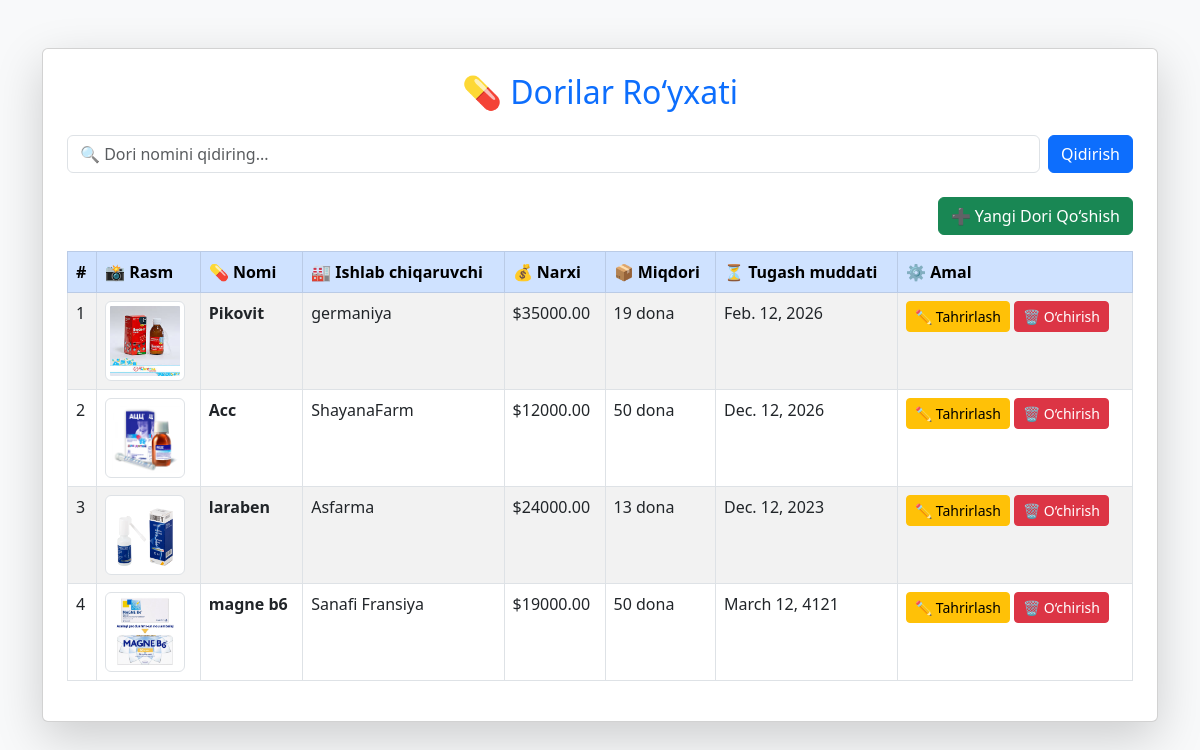
The page /list/ on the database as committed earlier.
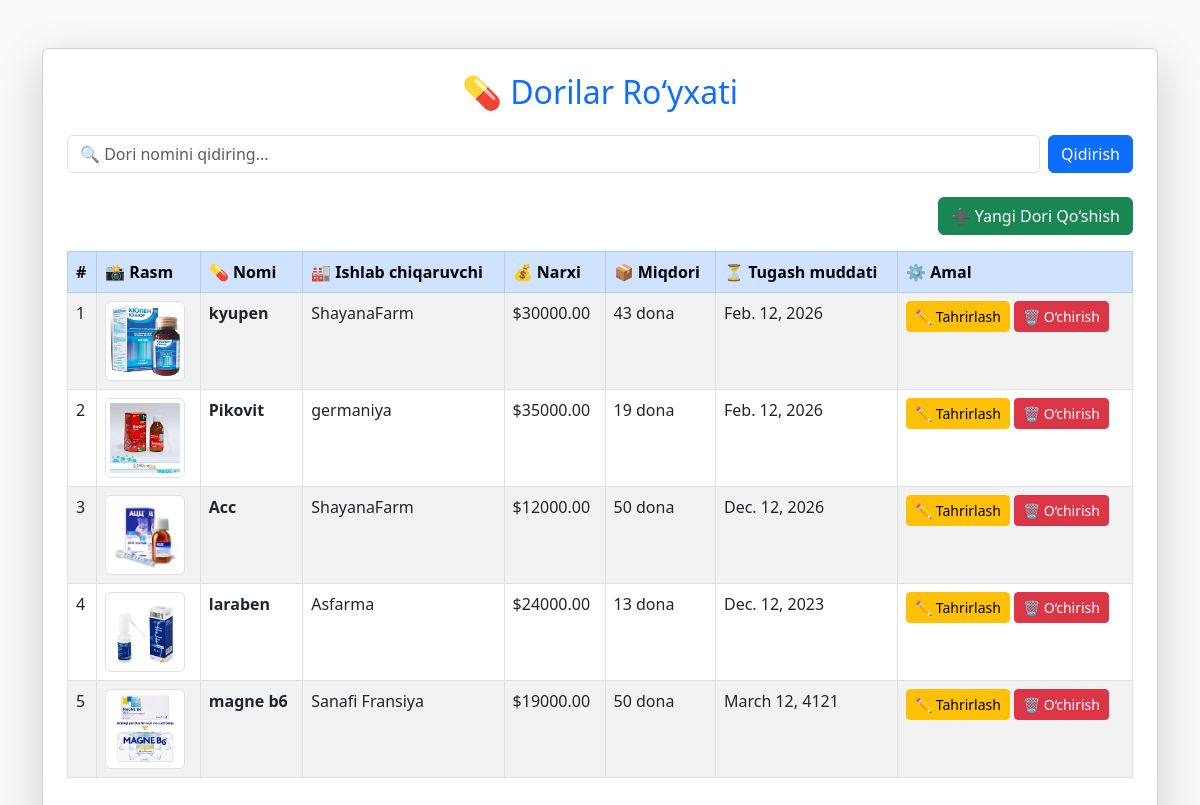
The same page on the database as committed later.
### dorilar_a/models.py (models this page shows, shortened)
class Dori(models.Model):
    make = models.CharField(max_length=20)
    nomi = models.CharField(max_length=30)
    price = models.DecimalField(max_digits=20, decimal_places=2)
    xususiyat = models.TextField()
    miqdori = models.PositiveIntegerField()
    chiqarilgan_vaqt = models.DateField(auto_now_add=True)
    tugash_muddati = models.DateField()
    create_at = models.DateTimeField(auto_now_add=True)
    image = models.ImageField(upload_to='dorilar/', blank=True, null=True)
    class Meta:
        ordering = ['-create_at']
        verbose_name = 'Dori'

### dorilar_a/views.py (the view)
# urls.py: path('list/', DoriList.as_view(), name='dori-list'),
class DoriList(View):
    def get(self, request):
        t = request.GET.get('t')
        dorilar = Dori.objects.filter(nomi__icontains=t) if t else Dori.objects.all()
        return render(request, 'dori_list.html', {'dorilar':dorilar})

### templates/dori_list.html (shortened to what this page needs)
<!DOCTYPE html>
<html lang="uz">
<head>
    <link href="https://cdn.jsdelivr.net/npm/bootstrap@5.3.0/dist/css/bootstrap.min.css" rel="stylesheet">
</head>
<body class="bg-light">
    <div class="container mt-5">
        <div class="card shadow-lg p-4">
            <h2 class="text-center text-primary mb-4">💊 Dorilar Ro‘yxati</h2>
            <form method="GET" class="d-flex mb-4">
                <input type="text" name="t" class="form-control me-2" placeholder="🔍 Dori nomini qidiring..." value="{{ request.GET.t }}">
                <button type="submit" class="btn btn-primary">Qidirish</button>
            </form>
            <div class="text-end mb-3">
                <a href="{% url 'dori-create' %}" class="btn btn-success">➕ Yangi Dori Qo‘shish</a>
            </div>
            {% if dorilar %}
                <div class="table-responsive">
                    <table class="table table-striped table-bordered">
                        <thead class="table-primary">
                            <tr>
                                <th>#</th>
                                <th>📸 Rasm</th>
                                <th>💊 Nomi</th>
                                <th>🏭 Ishlab chiqaruvchi</th>
                                <th>💰 Narxi</th>
                                <th>📦 Miqdori</th>
                                <th>⏳ Tugash muddati</th>
                                <th>⚙️ Amal</th>
                            </tr>
                        </thead>
                        <tbody>
                            {% for dori in dorilar %}
                            <tr>
                                <td>{{ forloop.counter }}</td>
                                <td>
                                    {% if dori.image %}
                                        <img src="{{ dori.image.url }}" alt="{{ dori.nomi }}" class="img-thumbnail" style="width: 80px; height: 80px;">
                                    {% else %}
                                        <span class="text-muted">🚫 Rasm yo‘q</span>
                                    {% endif %}
                                </td>
                                <td><a href="{% url 'dori-detail' dori.pk %}" class="text-decoration-none text-dark fw-bold">{{ dori.nomi }}</a></td>
                                <td>{{ dori.make }}</td>
                                <td>${{ dori.price }}</td>
                                <td>{{ dori.miqdori }} dona</td>
                                <td>{{ dori.tugash_muddati }}</td>
                                <td>
                                    <a href="{% url 'dori-update' dori.pk %}" class="btn btn-warning btn-sm">✏️ Tahrirlash</a>
                                    <a href="{% url 'dori-delete' dori.pk %}" class="btn btn-danger btn-sm">🗑 O‘chirish</a>
                                </td>
                            </tr>
                            {% endfor %}
                        </tbody>
                    </table>
                </div>
            {% else %}
                <p class="text-center text-muted">🚫 Hozircha hech qanday dori mavjud emas.</p>
            {% endif %}
        </div>
    </div>
</body>
</html>

Rows that differ between the two databases and show on the page:
added Dori: image (picture), nomi "kyupen", make "ShayanaFarm", price "30000.00", miqdori "43", tugash_muddati "Feb. 12, 2026"
